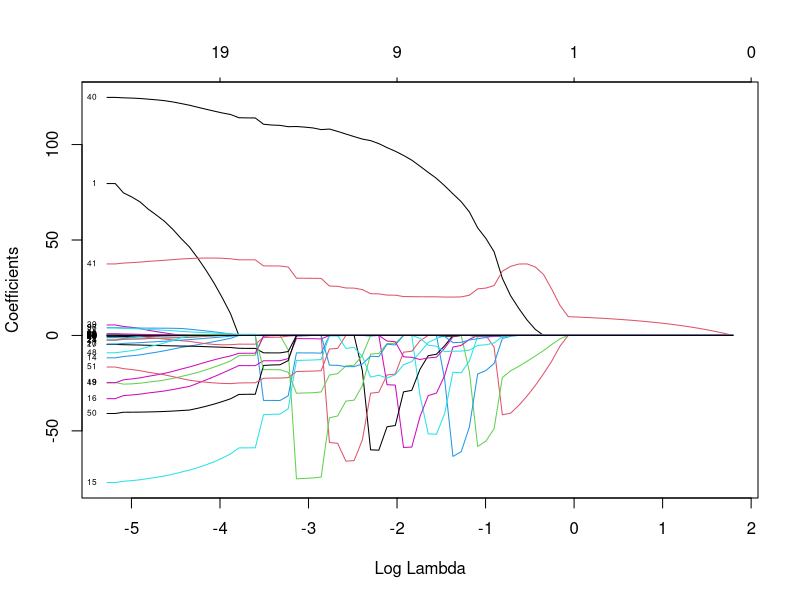
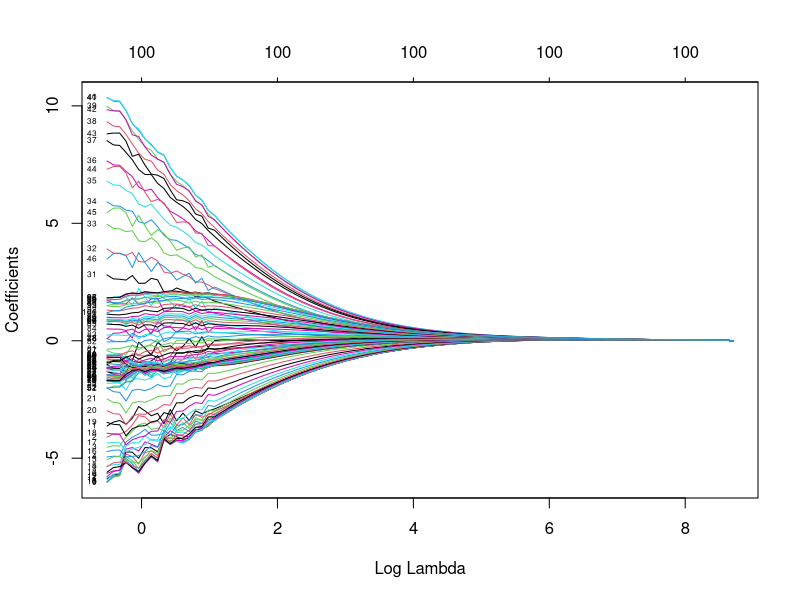
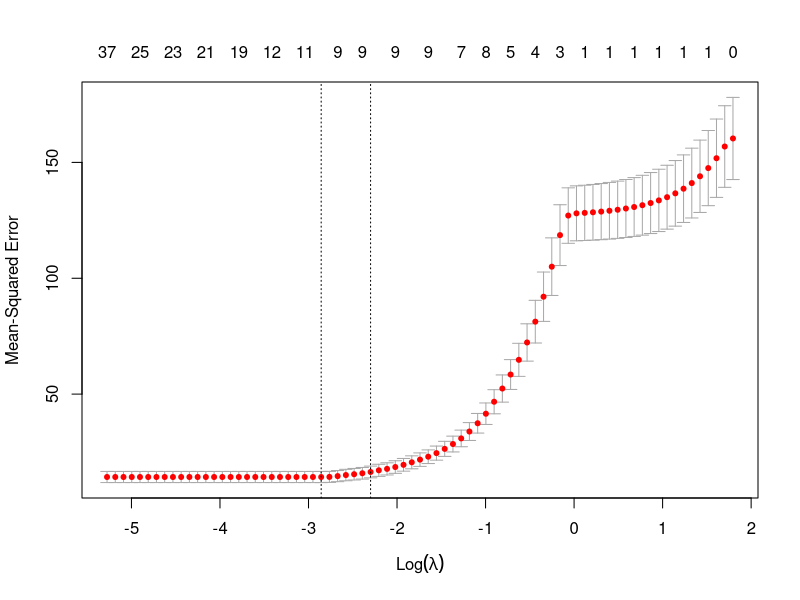
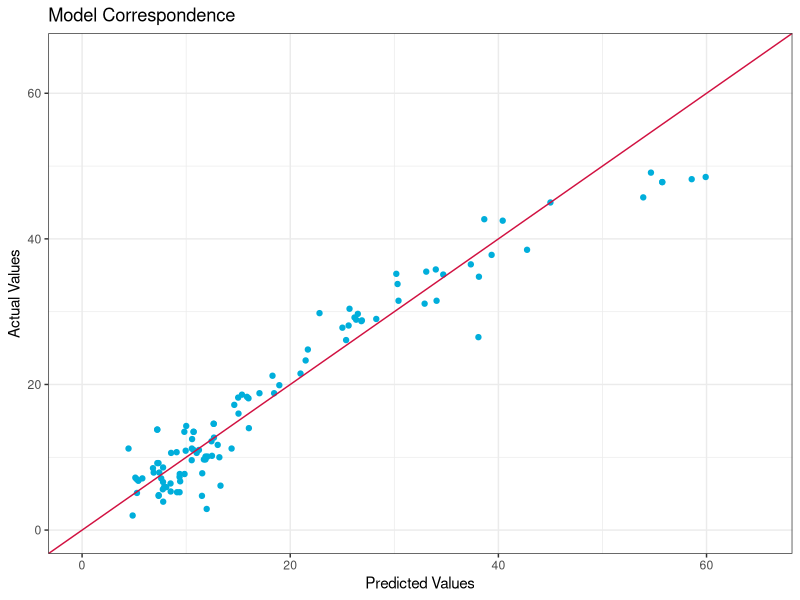

Here is the R script that generated these plots, in order:
#-------------------------- Assignment 1 --------------------------#

# Reading Data

data <- read.csv("Labs/Lab02/tecator.csv")

# Splitting Data into test and train data (50/50)

n=dim(data)[1]
set.seed(12345) 
id=sample(1:n, floor(n*0.5)) 
train=data[id,] 
test=data[-id,]

# Task 1 (Fitting the linear regression model) 

train <- train[c(-1,-103,-104)]
test <- test[c(-1,-103,-104)]

lrm <- lm(Fat ~., data = train)

summary(lrm)

train_error <- mean((train$Fat - predict(lrm))^2)
train_error
test_error<- mean((test$Fat - predict(lrm,test))^2)
test_error #big number

# Task 2

# Cost function from towards data science 

# Task 3
library(glmnet)

X <- train[,-101]
Y <- data.frame(train[,101])

lasso <- glmnet(as.matrix(X), as.matrix(Y), alpha=1) 

summary(lasso)

plot(lasso,xvar="lambda",label=TRUE)

log(lasso$lambda)

# Task 4

ridge <- glmnet(as.matrix(X), as.matrix(Y), alpha=0)

plot(ridge,xvar="lambda",label=TRUE) 

# Task 5

cv_lasso <- cv.glmnet(as.matrix(X), as.matrix(Y), alpha = 1)

plot(cv_lasso)

optimal.lambda <- predict(cv_lasso , as.matrix(test[,-101]) , s = cv_lasso$lambda.min)

optimal_df <- data.frame( "Actual"= test$Fat, "Predicted" = optimal.lambda)

library(ggplot2)

my_scatterplot <-ggplot(optimal_df,aes(x=s1, y= Actual)) + geom_point( color = "#00aedb") + 
  lims(x=c(0,65), y=c(0,65)) + 
  geom_abline(color = "#d11141") +
  labs(title = "Model Correspondence") +
  xlab("Predicted Values") +
  ylab("Actual Values") +
  theme_bw()
  
my_scatterplot


